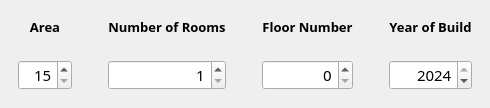
           <widget class="QFrame" name="frame_4">
            <property name="styleSheet">
             <string notr="true">QFrame#frame_4 {
 background-color: rgba(240, 240, 240, 180);
}</string>
            </property>
            <property name="frameShape">
             <enum>QFrame::NoFrame</enum>
            </property>
            <property name="frameShadow">
             <enum>QFrame::Raised</enum>
            </property>
            <layout class="QHBoxLayout" name="horizontalLayout">
             <property name="spacing">
              <number>0</number>
             </property>
             <property name="leftMargin">
              <number>0</number>
             </property>
             <property name="topMargin">
              <number>0</number>
             </property>
             <property name="rightMargin">
              <number>0</number>
             </property>
             <property name="bottomMargin">
              <number>0</number>
             </property>
             <item>
              <widget class="QFrame" name="frame_18">
               <property name="frameShape">
                <enum>QFrame::NoFrame</enum>
               </property>
               <property name="frameShadow">
                <enum>QFrame::Raised</enum>
               </property>
               <layout class="QVBoxLayout" name="verticalLayout_4">
                <item>
                 <widget class="QFrame" name="frame_20">
                  <property name="frameShape">
                   <enum>QFrame::NoFrame</enum>
                  </property>
                  <property name="frameShadow">
                   <enum>QFrame::Raised</enum>
                  </property>
                  <layout class="QVBoxLayout" name="verticalLayout_15">
                   <item>
                    <widget class="QLabel" name="label_2">
                     <property name="font">
                      <font>
                       <family>Rockwell</family>
                       <pointsize>10</pointsize>
                       <bold>true</bold>
                      </font>
                     </property>
                     <property name="text">
                      <string>Area</string>
                     </property>
                     <property name="alignment">
                      <set>Qt::AlignCenter</set>
                     </property>
                    </widget>
                   </item>
                  </layout>
                 </widget>
                </item>
                <item>
                 <widget class="QFrame" name="frame_21">
                  <property name="frameShape">
                   <enum>QFrame::NoFrame</enum>
                  </property>
                  <property name="frameShadow">
                   <enum>QFrame::Raised</enum>
                  </property>
                  <layout class="QVBoxLayout" name="verticalLayout_26">
                   <item>
                    <widget class="QSpinBox" name="sb_area">
                     <property name="minimumSize">
                      <size>
                       <width>0</width>
                       <height>30</height>
                      </size>
                     </property>
                     <property name="font">
                      <font>
                       <family>Rockwell</family>
                       <pointsize>11</pointsize>
                      </font>
                     </property>
                     <property name="alignment">
                      <set>Qt::AlignRight|Qt::AlignTrailing|Qt::AlignVCenter</set>
                     </property>
                     <property name="minimum">
                      <number>15</number>
                     </property>
                     <property name="maximum">
                      <number>100</number>
                     </property>
                    </widget>
                   </item>
                  </layout>
                 </widget>
                </item>
               </layout>
              </widget>
             </item>
             <item>
              <widget class="QFrame" name="frame_7">
               <property name="frameShape">
                <enum>QFrame::NoFrame</enum>
               </property>
               <property name="frameShadow">
                <enum>QFrame::Raised</enum>
               </property>
               <layout class="QVBoxLayout" name="verticalLayout_5">
                <item>
                 <widget class="QFrame" name="frame_22">
                  <property name="frameShape">
                   <enum>QFrame::NoFrame</enum>
                  </property>
                  <property name="frameShadow">
                   <enum>QFrame::Raised</enum>
                  </property>
                  <layout class="QVBoxLayout" name="verticalLayout_16">
                   <item>
                    <widget class="QLabel" name="label_3">
                     <property name="font">
                      <font>
                       <family>Rockwell</family>
                       <pointsize>10</pointsize>
                       <bold>true</bold>
                      </font>
                     </property>
                     <property name="text">
                      <string>Number of Rooms</string>
                     </property>
                     <property name="alignment">
                      <set>Qt::AlignCenter</set>
                     </property>
                    </widget>
                   </item>
                  </layout>
                 </widget>
                </item>
                <item>
                 <widget class="QFrame" name="frame_23">
                  <property name="frameShape">
                   <enum>QFrame::NoFrame</enum>
                  </property>
                  <property name="frameShadow">
                   <enum>QFrame::Raised</enum>
                  </property>
                  <layout class="QVBoxLayout" name="verticalLayout_27">
                   <item>
                    <widget class="QSpinBox" name="sb_rooms">
                     <property name="minimumSize">
                      <size>
                       <width>0</width>
                       <height>30</height>
                      </size>
                     </property>
                     <property name="font">
                      <font>
                       <family>Rockwell</family>
                       <pointsize>11</pointsize>
                      </font>
                     </property>
                     <property name="alignment">
                      <set>Qt::AlignRight|Qt::AlignTrailing|Qt::AlignVCenter</set>
                     </property>
                     <property name="minimum">
                      <number>1</number>
                     </property>
                     <property name="maximum">
                      <number>4</number>
                     </property>
                    </widget>
                   </item>
                  </layout>
                 </widget>
                </item>
               </layout>
              </widget>
             </item>
             <item>
              <widget class="QFrame" name="frame_8">
               <property name="frameShape">
                <enum>QFrame::NoFrame</enum>
               </property>
               <property name="frameShadow">
                <enum>QFrame::Raised</enum>
               </property>
               <layout class="QVBoxLayout" name="verticalLayout_6">
                <item>
                 <widget class="QFrame" name="frame_24">
                  <property name="frameShape">
                   <enum>QFrame::NoFrame</enum>
                  </property>
                  <property name="frameShadow">
                   <enum>QFrame::Raised</enum>
                  </property>
                  <layout class="QVBoxLayout" name="verticalLayout_17">
                   <item>
                    <widget class="QLabel" name="label_4">
                     <property name="font">
                      <font>
                       <family>Rockwell</family>
                       <pointsize>10</pointsize>
                       <bold>true</bold>
                      </font>
                     </property>
                     <property name="text">
                      <string>Floor Number</string>
                     </property>
                     <property name="alignment">
                      <set>Qt::AlignCenter</set>
                     </property>
                    </widget>
                   </item>
                  </layout>
                 </widget>
                </item>
                <item>
                 <widget class="QFrame" name="frame_25">
                  <property name="frameShape">
                   <enum>QFrame::NoFrame</enum>
                  </property>
                  <property name="frameShadow">
                   <enum>QFrame::Raised</enum>
                  </property>
                  <layout class="QVBoxLayout" name="verticalLayout_28">
                   <item>
                    <widget class="QSpinBox" name="sb_floor">
                     <property name="minimumSize">
                      <size>
                       <width>0</width>
                       <height>30</height>
                      </size>
                     </property>
                     <property name="font">
                      <font>
                       <family>Rockwell</family>
                       <pointsize>11</pointsize>
                      </font>
                     </property>
                     <property name="alignment">
                      <set>Qt::AlignRight|Qt::AlignTrailing|Qt::AlignVCenter</set>
                     </property>
                     <property name="maximum">
                      <number>10</number>
                     </property>
                    </widget>
                   </item>
                  </layout>
                 </widget>
                </item>
               </layout>
              </widget>
             </item>
             <item>
              <widget class="QFrame" name="frame_9">
               <property name="frameShape">
                <enum>QFrame::NoFrame</enum>
               </property>
               <property name="frameShadow">
                <enum>QFrame::Raised</enum>
               </property>
               <layout class="QVBoxLayout" name="verticalLayout_7">
                <item>
                 <widget class="QFrame" name="frame_26">
                  <property name="frameShape">
                   <enum>QFrame::NoFrame</enum>
                  </property>
                  <property name="frameShadow">
                   <enum>QFrame::Raised</enum>
                  </property>
                  <layout class="QVBoxLayout" name="verticalLayout_18">
                   <item>
                    <widget class="QLabel" name="label_5">
                     <property name="font">
                      <font>
                       <family>Rockwell</family>
                       <pointsize>10</pointsize>
                       <bold>true</bold>
                      </font>
                     </property>
                     <property name="text">
                      <string>Year of Build</string>
                     </property>
                     <property name="alignment">
                      <set>Qt::AlignCenter</set>
                     </property>
                    </widget>
                   </item>
                  </layout>
                 </widget>
                </item>
                <item>
                 <widget class="QFrame" name="frame_27">
                  <property name="frameShape">
                   <enum>QFrame::NoFrame</enum>
                  </property>
                  <property name="frameShadow">
                   <enum>QFrame::Raised</enum>
                  </property>
                  <layout class="QVBoxLayout" name="verticalLayout_29">
                   <item>
                    <widget class="QSpinBox" name="sb_year">
                     <property name="minimumSize">
                      <size>
                       <width>0</width>
                       <height>30</height>
                      </size>
                     </property>
                     <property name="font">
                      <font>
                       <family>Rockwell</family>
                       <pointsize>11</pointsize>
                      </font>
                     </property>
                     <property name="alignment">
                      <set>Qt::AlignRight|Qt::AlignTrailing|Qt::AlignVCenter</set>
                     </property>
                     <property name="minimum">
                      <number>1851</number>
                     </property>
                     <property name="maximum">
                      <number>2024</number>
                     </property>
                     <property name="value">
                      <number>2024</number>
                     </property>
                    </widget>
                   </item>
                  </layout>
                 </widget>
                </item>
               </layout>
              </widget>
             </item>
            </layout>
           </widget>
